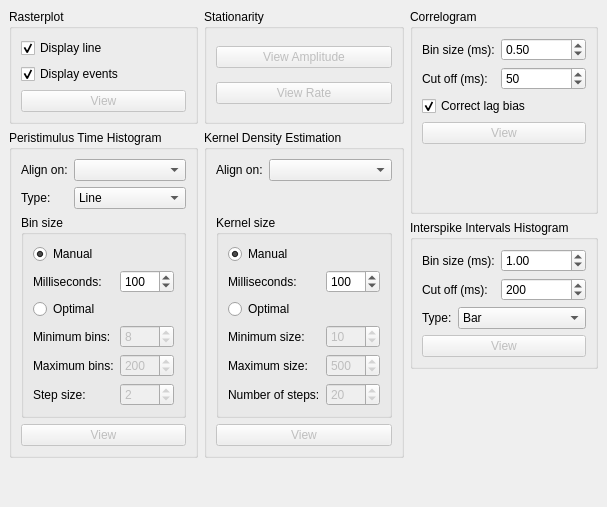
  <widget class="QDockWidget" name="spikeTrainDock">
   <property name="windowTitle">
    <string>Spike Trains</string>
   </property>
   <attribute name="dockWidgetArea">
    <number>2</number>
   </attribute>
   <widget class="QWidget" name="dockWidgetContents_9">
    <layout class="QGridLayout" name="gridLayout_7">
     <item row="0" column="0" colspan="2">
      <widget class="QGroupBox" name="groupBox_5">
       <property name="title">
        <string>Rasterplot</string>
       </property>
       <layout class="QVBoxLayout" name="verticalLayout_11">
        <item>
         <widget class="QCheckBox" name="showSpikeTrainLineCheckBox">
          <property name="text">
           <string>Display line</string>
          </property>
          <property name="checked">
           <bool>true</bool>
          </property>
         </widget>
        </item>
        <item>
         <widget class="QCheckBox" name="showSpikeTrainEventsCheckBox">
          <property name="text">
           <string>Display events</string>
          </property>
          <property name="checked">
           <bool>true</bool>
          </property>
         </widget>
        </item>
        <item>
         <widget class="QPushButton" name="showSpikeTrainButton">
          <property name="enabled">
           <bool>false</bool>
          </property>
          <property name="text">
           <string>View</string>
          </property>
         </widget>
        </item>
       </layout>
      </widget>
     </item>
     <item row="0" column="2">
      <widget class="QGroupBox" name="groupBox_8">
       <property name="title">
        <string>Stationarity</string>
       </property>
       <layout class="QVBoxLayout" name="verticalLayout_7">
        <item>
         <widget class="QPushButton" name="showAmplitudeDriftButton">
          <property name="enabled">
           <bool>false</bool>
          </property>
          <property name="text">
           <string>View Amplitude</string>
          </property>
         </widget>
        </item>
        <item>
         <widget class="QPushButton" name="showRateDriftButton">
          <property name="enabled">
           <bool>false</bool>
          </property>
          <property name="text">
           <string>View Rate</string>
          </property>
         </widget>
        </item>
       </layout>
      </widget>
     </item>
     <item row="0" column="3" rowspan="2">
      <widget class="QGroupBox" name="groupBox_13">
       <property name="minimumSize">
        <size>
         <width>0</width>
         <height>0</height>
        </size>
       </property>
       <property name="title">
        <string>Correlogram</string>
       </property>
       <layout class="QFormLayout" name="formLayout_4">
        <property name="fieldGrowthPolicy">
         <enum>QFormLayout::AllNonFixedFieldsGrow</enum>
        </property>
        <item row="0" column="0">
         <widget class="QLabel" name="label_20">
          <property name="text">
           <string>Bin size (ms):</string>
          </property>
          <property name="buddy">
           <cstring>correlogramBinSizeSpinBox</cstring>
          </property>
         </widget>
        </item>
        <item row="0" column="1">
         <widget class="QDoubleSpinBox" name="correlogramBinSizeSpinBox">
          <property name="decimals">
           <number>2</number>
          </property>
          <property name="minimum">
           <double>0.100000000000000</double>
          </property>
          <property name="singleStep">
           <double>0.100000000000000</double>
          </property>
          <property name="value">
           <double>0.500000000000000</double>
          </property>
         </widget>
        </item>
        <item row="1" column="0">
         <widget class="QLabel" name="label_21">
          <property name="text">
           <string>Cut off (ms):</string>
          </property>
          <property name="buddy">
           <cstring>correlogramCutOffSpinBox</cstring>
          </property>
         </widget>
        </item>
        <item row="1" column="1">
         <widget class="QSpinBox" name="correlogramCutOffSpinBox">
          <property name="enabled">
           <bool>true</bool>
          </property>
          <property name="minimum">
           <number>5</number>
          </property>
          <property name="maximum">
           <number>500</number>
          </property>
          <property name="value">
           <number>50</number>
          </property>
         </widget>
        </item>
        <item row="2" column="0" colspan="2">
         <widget class="QCheckBox" name="correlogramLagCorrection">
          <property name="text">
           <string>Correct lag bias</string>
          </property>
          <property name="checked">
           <bool>true</bool>
          </property>
         </widget>
        </item>
        <item row="3" column="0" colspan="2">
         <widget class="QPushButton" name="showCorrelogramButton">
          <property name="enabled">
           <bool>false</bool>
          </property>
          <property name="text">
           <string>View</string>
          </property>
         </widget>
        </item>
       </layout>
      </widget>
     </item>
     <item row="1" column="0" rowspan="3" colspan="2">
      <widget class="QGroupBox" name="groupBox_4">
       <property name="title">
        <string>Peristimulus Time Histogram</string>
       </property>
       <layout class="QVBoxLayout" name="verticalLayout_27">
        <item>
         <layout class="QFormLayout" name="formLayout_8">
          <item row="0" column="0">
           <widget class="QLabel" name="label_11">
            <property name="text">
             <string>Align on:</string>
            </property>
            <property name="buddy">
             <cstring>PSTHAlignOnComboBox</cstring>
            </property>
           </widget>
          </item>
          <item row="0" column="1">
           <widget class="QComboBox" name="PSTHAlignOnComboBox"/>
          </item>
          <item row="1" column="0">
           <widget class="QLabel" name="label_12">
            <property name="text">
             <string>Type:</string>
            </property>
            <property name="buddy">
             <cstring>PSTHTypeComboBox</cstring>
            </property>
           </widget>
          </item>
          <item row="1" column="1">
           <widget class="QComboBox" name="PSTHTypeComboBox">
            <item>
             <property name="text">
              <string>Line</string>
             </property>
            </item>
            <item>
             <property name="text">
              <string>Bar</string>
             </property>
            </item>
           </widget>
          </item>
         </layout>
        </item>
        <item>
         <widget class="QGroupBox" name="groupBox_3">
          <property name="title">
           <string>Bin size</string>
          </property>
          <layout class="QFormLayout" name="formLayout_9">
           <property name="fieldGrowthPolicy">
            <enum>QFormLayout::AllNonFixedFieldsGrow</enum>
           </property>
           <item row="0" column="0">
            <widget class="QRadioButton" name="manualPSTHRadioButton">
             <property name="text">
              <string>Manual</string>
             </property>
             <property name="checked">
              <bool>true</bool>
             </property>
            </widget>
           </item>
           <item row="1" column="0">
            <widget class="QLabel" name="label_10">
             <property name="text">
              <string>Milliseconds:</string>
             </property>
             <property name="buddy">
              <cstring>PSTHBinSizeSpinBox</cstring>
             </property>
            </widget>
           </item>
           <item row="1" column="1">
            <widget class="QSpinBox" name="PSTHBinSizeSpinBox">
             <property name="enabled">
              <bool>true</bool>
             </property>
             <property name="minimum">
              <number>1</number>
             </property>
             <property name="maximum">
              <number>2000</number>
             </property>
             <property name="value">
              <number>100</number>
             </property>
            </widget>
           </item>
           <item row="2" column="0">
            <widget class="QRadioButton" name="optimizePSTHRadioButton">
             <property name="text">
              <string>Optimal</string>
             </property>
            </widget>
           </item>
           <item row="3" column="0">
            <widget class="QLabel" name="label_13">
             <property name="text">
              <string>Minimum bins:</string>
             </property>
             <property name="buddy">
              <cstring>optimizeMinBinsSpinBox</cstring>
             </property>
            </widget>
           </item>
           <item row="3" column="1">
            <widget class="QSpinBox" name="optimizeMinBinsSpinBox">
             <property name="enabled">
              <bool>false</bool>
             </property>
             <property name="minimum">
              <number>2</number>
             </property>
             <property name="maximum">
              <number>1000</number>
             </property>
             <property name="value">
              <number>8</number>
             </property>
            </widget>
           </item>
           <item row="4" column="0">
            <widget class="QLabel" name="label_14">
             <property name="text">
              <string>Maximum bins:</string>
             </property>
             <property name="buddy">
              <cstring>optimizeMaxBinsSpinBox</cstring>
             </property>
            </widget>
           </item>
           <item row="4" column="1">
            <widget class="QSpinBox" name="optimizeMaxBinsSpinBox">
             <property name="enabled">
              <bool>false</bool>
             </property>
             <property name="minimum">
              <number>2</number>
             </property>
             <property name="maximum">
              <number>1000</number>
             </property>
             <property name="value">
              <number>200</number>
             </property>
            </widget>
           </item>
           <item row="5" column="0">
            <widget class="QLabel" name="label_15">
             <property name="text">
              <string>Step size:</string>
             </property>
             <property name="buddy">
              <cstring>optimizeStepSizeSpinBox</cstring>
             </property>
            </widget>
           </item>
           <item row="5" column="1">
            <widget class="QSpinBox" name="optimizeStepSizeSpinBox">
             <property name="enabled">
              <bool>false</bool>
             </property>
             <property name="minimum">
              <number>1</number>
             </property>
             <property name="maximum">
              <number>100</number>
             </property>
             <property name="value">
              <number>2</number>
             </property>
            </widget>
           </item>
          </layout>
         </widget>
        </item>
        <item>
         <widget class="QPushButton" name="showPSTHButton">
          <property name="enabled">
           <bool>false</bool>
          </property>
          <property name="text">
           <string>View</string>
          </property>
         </widget>
        </item>
       </layout>
      </widget>
     </item>
     <item row="1" column="2" rowspan="3">
      <widget class="QGroupBox" name="groupBox_14">
       <property name="title">
        <string>Kernel Density Estimation</string>
       </property>
       <layout class="QVBoxLayout" name="verticalLayout_28">
        <item>
         <layout class="QFormLayout" name="formLayout_7">
          <item row="0" column="0">
           <widget class="QLabel" name="label_22">
            <property name="text">
             <string>Align on:</string>
            </property>
            <property name="buddy">
             <cstring>KDEAlignOnComboBox</cstring>
            </property>
           </widget>
          </item>
          <item row="0" column="1">
           <widget class="QComboBox" name="KDEAlignOnComboBox"/>
          </item>
         </layout>
        </item>
        <item>
         <spacer name="verticalSpacer_24">
          <property name="orientation">
           <enum>Qt::Vertical</enum>
          </property>
          <property name="sizeHint" stdset="0">
           <size>
            <width>20</width>
            <height>25</height>
           </size>
          </property>
         </spacer>
        </item>
        <item>
         <widget class="QGroupBox" name="groupBox_15">
          <property name="title">
           <string>Kernel size</string>
          </property>
          <layout class="QFormLayout" name="formLayout_10">
           <property name="fieldGrowthPolicy">
            <enum>QFormLayout::AllNonFixedFieldsGrow</enum>
           </property>
           <item row="0" column="0">
            <widget class="QRadioButton" name="manualKDERadioButton">
             <property name="text">
              <string>Manual</string>
             </property>
             <property name="checked">
              <bool>true</bool>
             </property>
            </widget>
           </item>
           <item row="1" column="0">
            <widget class="QLabel" name="label_23">
             <property name="text">
              <string>Milliseconds:</string>
             </property>
             <property name="buddy">
              <cstring>KDEKernelSizeSpinBox</cstring>
             </property>
            </widget>
           </item>
           <item row="1" column="1">
            <widget class="QSpinBox" name="KDEKernelSizeSpinBox">
             <property name="enabled">
              <bool>true</bool>
             </property>
             <property name="minimum">
              <number>1</number>
             </property>
             <property name="maximum">
              <number>2000</number>
             </property>
             <property name="value">
              <number>100</number>
             </property>
            </widget>
           </item>
           <item row="2" column="0">
            <widget class="QRadioButton" name="optimizeKDERadioButton">
             <property name="text">
              <string>Optimal</string>
             </property>
            </widget>
           </item>
           <item row="3" column="0">
            <widget class="QLabel" name="label_24">
             <property name="text">
              <string>Minimum size:</string>
             </property>
             <property name="buddy">
              <cstring>optimizeMinKernelSpinBox</cstring>
             </property>
            </widget>
           </item>
           <item row="3" column="1">
            <widget class="QSpinBox" name="optimizeMinKernelSpinBox">
             <property name="enabled">
              <bool>false</bool>
             </property>
             <property name="minimum">
              <number>1</number>
             </property>
             <property name="maximum">
              <number>100</number>
             </property>
             <property name="value">
              <number>10</number>
             </property>
            </widget>
           </item>
           <item row="4" column="0">
            <widget class="QLabel" name="label_25">
             <property name="text">
              <string>Maximum size:</string>
             </property>
             <property name="buddy">
              <cstring>optimizeMaxKernelSpinBox</cstring>
             </property>
            </widget>
           </item>
           <item row="4" column="1">
            <widget class="QSpinBox" name="optimizeMaxKernelSpinBox">
             <property name="enabled">
              <bool>false</bool>
             </property>
             <property name="minimum">
              <number>100</number>
             </property>
             <property name="maximum">
              <number>2000</number>
             </property>
             <property name="value">
              <number>500</number>
             </property>
            </widget>
           </item>
           <item row="5" column="0">
            <widget class="QLabel" name="label_26">
             <property name="text">
              <string>Number of steps:</string>
             </property>
             <property name="buddy">
              <cstring>optimizeKernelStepsSpinBox</cstring>
             </property>
            </widget>
           </item>
           <item row="5" column="1">
            <widget class="QSpinBox" name="optimizeKernelStepsSpinBox">
             <property name="enabled">
              <bool>false</bool>
             </property>
             <property name="minimum">
              <number>2</number>
             </property>
             <property name="maximum">
              <number>1000</number>
             </property>
             <property name="value">
              <number>20</number>
             </property>
            </widget>
           </item>
          </layout>
         </widget>
        </item>
        <item>
         <widget class="QPushButton" name="showKDEButton">
          <property name="enabled">
           <bool>false</bool>
          </property>
          <property name="text">
           <string>View</string>
          </property>
         </widget>
        </item>
       </layout>
      </widget>
     </item>
     <item row="2" column="3">
      <widget class="QGroupBox" name="groupBox_7">
       <property name="minimumSize">
        <size>
         <width>0</width>
         <height>0</height>
        </size>
       </property>
       <property name="title">
        <string>Interspike Intervals Histogram</string>
       </property>
       <layout class="QVBoxLayout" name="verticalLayout_8">
        <item>
         <layout class="QFormLayout" name="formLayout_5">
          <property name="fieldGrowthPolicy">
           <enum>QFormLayout::AllNonFixedFieldsGrow</enum>
          </property>
          <item row="0" column="0">
           <widget class="QLabel" name="label_16">
            <property name="text">
             <string>Bin size (ms):</string>
            </property>
            <property name="buddy">
             <cstring>ISIBinSizeSpinBox</cstring>
            </property>
           </widget>
          </item>
          <item row="0" column="1">
           <widget class="QDoubleSpinBox" name="ISIBinSizeSpinBox">
            <property name="decimals">
             <number>2</number>
            </property>
            <property name="minimum">
             <double>0.100000000000000</double>
            </property>
            <property name="singleStep">
             <double>0.500000000000000</double>
            </property>
            <property name="value">
             <double>1.000000000000000</double>
            </property>
           </widget>
          </item>
          <item row="1" column="0">
           <widget class="QLabel" name="label_18">
            <property name="text">
             <string>Cut off (ms):</string>
            </property>
            <property name="buddy">
             <cstring>ISICutOffSpinBox</cstring>
            </property>
           </widget>
          </item>
          <item row="1" column="1">
           <widget class="QSpinBox" name="ISICutOffSpinBox">
            <property name="enabled">
             <bool>true</bool>
            </property>
            <property name="minimum">
             <number>5</number>
            </property>
            <property name="maximum">
             <number>2000</number>
            </property>
            <property name="value">
             <number>200</number>
            </property>
           </widget>
          </item>
         </layout>
        </item>
        <item>
         <layout class="QFormLayout" name="formLayout_6">
          <item row="0" column="0">
           <widget class="QLabel" name="label_17">
            <property name="text">
             <string>Type:</string>
            </property>
            <property name="buddy">
             <cstring>ISITypeComboBox</cstring>
            </property>
           </widget>
          </item>
          <item row="0" column="1">
           <widget class="QComboBox" name="ISITypeComboBox">
            <property name="currentIndex">
             <number>1</number>
            </property>
            <item>
             <property name="text">
              <string>Line</string>
             </property>
            </item>
            <item>
             <property name="text">
              <string>Bar</string>
             </property>
            </item>
           </widget>
          </item>
         </layout>
        </item>
        <item>
         <widget class="QPushButton" name="showISIButton">
          <property name="enabled">
           <bool>false</bool>
          </property>
          <property name="text">
           <string>View</string>
          </property>
         </widget>
        </item>
       </layout>
      </widget>
     </item>
     <item row="4" column="2">
      <spacer name="verticalSpacer">
       <property name="orientation">
        <enum>Qt::Vertical</enum>
       </property>
       <property name="sizeHint" stdset="0">
        <size>
         <width>20</width>
         <height>40</height>
        </size>
       </property>
      </spacer>
     </item>
    </layout>
   </widget>
  </widget>
